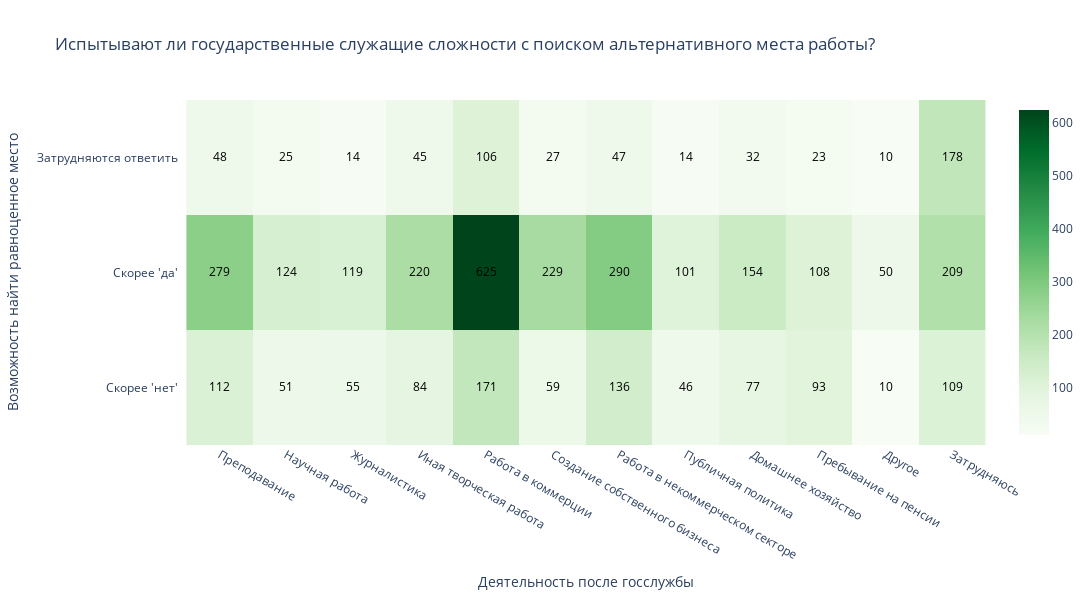

Here is the notebook cell this chart was saved with:
### Code cell
import plotly.graph_objects as go

# Ручные подписи для строк и столбцов
custom_x_labels = ["Преподавание", "Научная работа", "Журналистика", "Иная творческая работа", "Работа в коммерции", "Создание собственного бизнеса", "Работа в некоммерческом секторе", "Публичная политика", "Домашнее хозяйство", "Пребывание на пенсии", "Другое", "Затрудняюсь"]
custom_y_labels = ["Скорее 'нет'", "Скорее 'да'", "Затрудняются ответить"]
# Значения для заполнения
z_values = crosstab_1_3_7.values

fig = go.Figure()

# Добавляем на тепловую матрицу
fig.add_trace(go.Heatmap(
    z=z_values,
    x=custom_x_labels,
    y=custom_y_labels,
    colorscale='Greens',
    showscale=True,
    hoverongaps=False
))

#Добавляем текстовые подписи на квадраты
for i, y in enumerate(custom_y_labels):
    for j, x in enumerate(custom_x_labels):
        fig.add_trace(go.Scatter(
            x=[x],
            y=[y],
            text=[str(z_values[i][j])],
            mode='text',
            textfont=dict(size=12, color='black'),
            showlegend=False
        ))

fig.update_layout(
    title="Испытывают ли государственные служащие сложности с поиском альтернативного места работы?",
    xaxis_title="Деятельность после госслужбы",
    yaxis_title="Возможность найти равноценное место",
    xaxis=dict(type='category'),
    yaxis=dict(type='category'),
    plot_bgcolor='white',
    width = 1400,
    height = 600
)
fig.show()

### Figure 1 — Plotly figure (JSON) as saved in the notebook; plotly's stock layout.template omitted (floating-point values rounded to 4 significant figures)
{"data": [{"colorscale": [[0, "rgb(247,252,245)"], [0.125, "rgb(229,245,224)"], [0.25, "rgb(199,233,192)"], [0.375, "rgb(161,217,155)"], [0.5, "rgb(116,196,118)"], [0.625, "rgb(65,171,93)"], [0.75, "rgb(35,139,69)"], [0.875, "rgb(0,109,44)"], [1, "rgb(0,68,27)"]], "hoverongaps": false, "showscale": true, "type": "heatmap", "x": ["Преподавание", "Научная работа", "Журналистика", "Иная творческая работа", "Работа в коммерции", "Создание собственного бизнеса", "Работа в некоммерческом секторе", "Публичная политика", "Домашнее хозяйство", "Пребывание на пенсии", "Другое", "Затрудняюсь"], "y": ["Скорее 'нет'", "Скорее 'да'", "Затрудняются ответить"], "z": [[112, 51, 55, 84, 171, 59, 136, 46, 77, 93, 10, 109, 1003], [279, 124, 119, 220, 625, 229, 290, 101, 154, 108, 50, 209, 2508], [48, 25, 14, 45, 106, 27, 47, 14, 32, 23, 10, 178, 569], [439, 200, 188, 349, 902, 315, 473, 161, 263, 224, 70, 496, 4080]]}, {"mode": "text", "showlegend": false, "text": ["112"], "textfont": {"color": "black", "size": 12}, "type": "scatter", "x": ["Преподавание"], "y": ["Скорее 'нет'"]}, {"mode": "text", "showlegend": false, "text": ["51"], "textfont": {"color": "black", "size": 12}, "type": "scatter", "x": ["Научная работа"], "y": ["Скорее 'нет'"]}, {"mode": "text", "showlegend": false, "text": ["55"], "textfont": {"color": "black", "size": 12}, "type": "scatter", "x": ["Журналистика"], "y": ["Скорее 'нет'"]}, {"mode": "text", "showlegend": false, "text": ["84"], "textfont": {"color": "black", "size": 12}, "type": "scatter", "x": ["Иная творческая работа"], "y": ["Скорее 'нет'"]}, {"mode": "text", "showlegend": false, "text": ["171"], "textfont": {"color": "black", "size": 12}, "type": "scatter", "x": ["Работа в коммерции"], "y": ["Скорее 'нет'"]}, {"mode": "text", "showlegend": false, "text": ["59"], "textfont": {"color": "black", "size": 12}, "type": "scatter", "x": ["Создание собственного бизнеса"], "y": ["Скорее 'нет'"]}, {"mode": "text", "showlegend": false, "text": ["136"], "textfont": {"color": "black", "size": 12}, "type": "scatter", "x": ["Работа в некоммерческом секторе"], "y": ["Скорее 'нет'"]}, {"mode": "text", "showlegend": false, "text": ["46"], "textfont": {"color": "black", "size": 12}, "type": "scatter", "x": ["Публичная политика"], "y": ["Скорее 'нет'"]}, {"mode": "text", "showlegend": false, "text": ["77"], "textfont": {"color": "black", "size": 12}, "type": "scatter", "x": ["Домашнее хозяйство"], "y": ["Скорее 'нет'"]}, {"mode": "text", "showlegend": false, "text": ["93"], "textfont": {"color": "black", "size": 12}, "type": "scatter", "x": ["Пребывание на пенсии"], "y": ["Скорее 'нет'"]}, {"mode": "text", "showlegend": false, "text": ["10"], "textfont": {"color": "black", "size": 12}, "type": "scatter", "x": ["Другое"], "y": ["Скорее 'нет'"]}, {"mode": "text", "showlegend": false, "text": ["109"], "textfont": {"color": "black", "size": 12}, "type": "scatter", "x": ["Затрудняюсь"], "y": ["Скорее 'нет'"]}, {"mode": "text", "showlegend": false, "text": ["279"], "textfont": {"color": "black", "size": 12}, "type": "scatter", "x": ["Преподавание"], "y": ["Скорее 'да'"]}, {"mode": "text", "showlegend": false, "text": ["124"], "textfont": {"color": "black", "size": 12}, "type": "scatter", "x": ["Научная работа"], "y": ["Скорее 'да'"]}, {"mode": "text", "showlegend": false, "text": ["119"], "textfont": {"color": "black", "size": 12}, "type": "scatter", "x": ["Журналистика"], "y": ["Скорее 'да'"]}, {"mode": "text", "showlegend": false, "text": ["220"], "textfont": {"color": "black", "size": 12}, "type": "scatter", "x": ["Иная творческая работа"], "y": ["Скорее 'да'"]}, {"mode": "text", "showlegend": false, "text": ["625"], "textfont": {"color": "black", "size": 12}, "type": "scatter", "x": ["Работа в коммерции"], "y": ["Скорее 'да'"]}, {"mode": "text", "showlegend": false, "text": ["229"], "textfont": {"color": "black", "size": 12}, "type": "scatter", "x": ["Создание собственного бизнеса"], "y": ["Скорее 'да'"]}, {"mode": "text", "showlegend": false, "text": ["290"], "textfont": {"color": "black", "size": 12}, "type": "scatter", "x": ["Работа в некоммерческом секторе"], "y": ["Скорее 'да'"]}, {"mode": "text", "showlegend": false, "text": ["101"], "textfont": {"color": "black", "size": 12}, "type": "scatter", "x": ["Публичная политика"], "y": ["Скорее 'да'"]}, {"mode": "text", "showlegend": false, "text": ["154"], "textfont": {"color": "black", "size": 12}, "type": "scatter", "x": ["Домашнее хозяйство"], "y": ["Скорее 'да'"]}, {"mode": "text", "showlegend": false, "text": ["108"], "textfont": {"color": "black", "size": 12}, "type": "scatter", "x": ["Пребывание на пенсии"], "y": ["Скорее 'да'"]}, {"mode": "text", "showlegend": false, "text": ["50"], "textfont": {"color": "black", "size": 12}, "type": "scatter", "x": ["Другое"], "y": ["Скорее 'да'"]}, {"mode": "text", "showlegend": false, "text": ["209"], "textfont": {"color": "black", "size": 12}, "type": "scatter", "x": ["Затрудняюсь"], "y": ["Скорее 'да'"]}, {"mode": "text", "showlegend": false, "text": ["48"], "textfont": {"color": "black", "size": 12}, "type": "scatter", "x": ["Преподавание"], "y": ["Затрудняются ответить"]}, {"mode": "text", "showlegend": false, "text": ["25"], "textfont": {"color": "black", "size": 12}, "type": "scatter", "x": ["Научная работа"], "y": ["Затрудняются ответить"]}, {"mode": "text", "showlegend": false, "text": ["14"], "textfont": {"color": "black", "size": 12}, "type": "scatter", "x": ["Журналистика"], "y": ["Затрудняются ответить"]}, {"mode": "text", "showlegend": false, "text": ["45"], "textfont": {"color": "black", "size": 12}, "type": "scatter", "x": ["Иная творческая работа"], "y": ["Затрудняются ответить"]}, {"mode": "text", "showlegend": false, "text": ["106"], "textfont": {"color": "black", "size": 12}, "type": "scatter", "x": ["Работа в коммерции"], "y": ["Затрудняются ответить"]}, {"mode": "text", "showlegend": false, "text": ["27"], "textfont": {"color": "black", "size": 12}, "type": "scatter", "x": ["Создание собственного бизнеса"], "y": ["Затрудняются ответить"]}, {"mode": "text", "showlegend": false, "text": ["47"], "textfont": {"color": "black", "size": 12}, "type": "scatter", "x": ["Работа в некоммерческом секторе"], "y": ["Затрудняются ответить"]}, {"mode": "text", "showlegend": false, "text": ["14"], "textfont": {"color": "black", "size": 12}, "type": "scatter", "x": ["Публичная политика"], "y": ["Затрудняются ответить"]}, {"mode": "text", "showlegend": false, "text": ["32"], "textfont": {"color": "black", "size": 12}, "type": "scatter", "x": ["Домашнее хозяйство"], "y": ["Затрудняются ответить"]}, {"mode": "text", "showlegend": false, "text": ["23"], "textfont": {"color": "black", "size": 12}, "type": "scatter", "x": ["Пребывание на пенсии"], "y": ["Затрудняются ответить"]}, {"mode": "text", "showlegend": false, "text": ["10"], "textfont": {"color": "black", "size": 12}, "type": "scatter", "x": ["Другое"], "y": ["Затрудняются ответить"]}, {"mode": "text", "showlegend": false, "text": ["178"], "textfont": {"color": "black", "size": 12}, "type": "scatter", "x": ["Затрудняюсь"], "y": ["Затрудняются ответить"]}], "layout": {"height": 600, "plot_bgcolor": "white", "title": {"text": "Испытывают ли государственные служащие сложности с поиском альтернативного места работы?"}, "width": 1400, "xaxis": {"title": {"text": "Деятельность после госслужбы"}, "type": "category"}, "yaxis": {"title": {"text": "Возможность найти равноценное место"}, "type": "category"}}}
